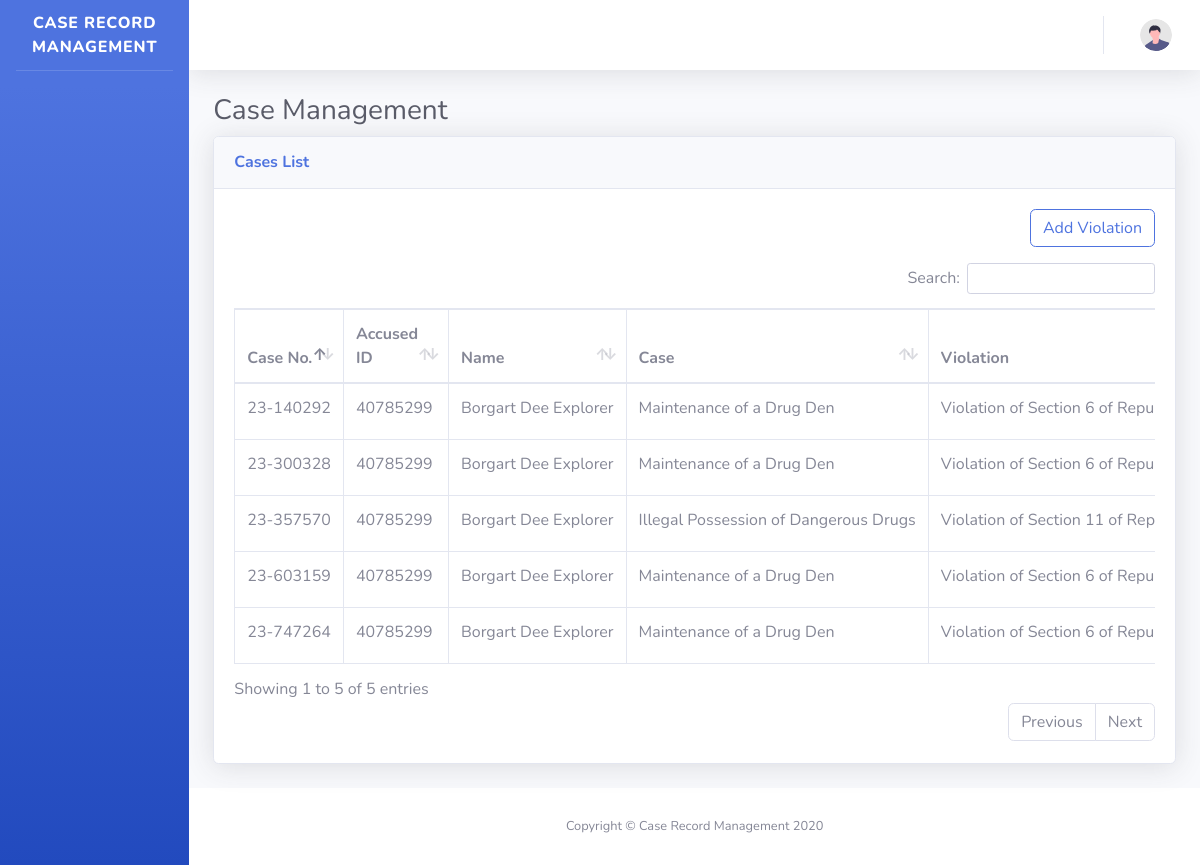
Page /managecases.php on the earlier database version.
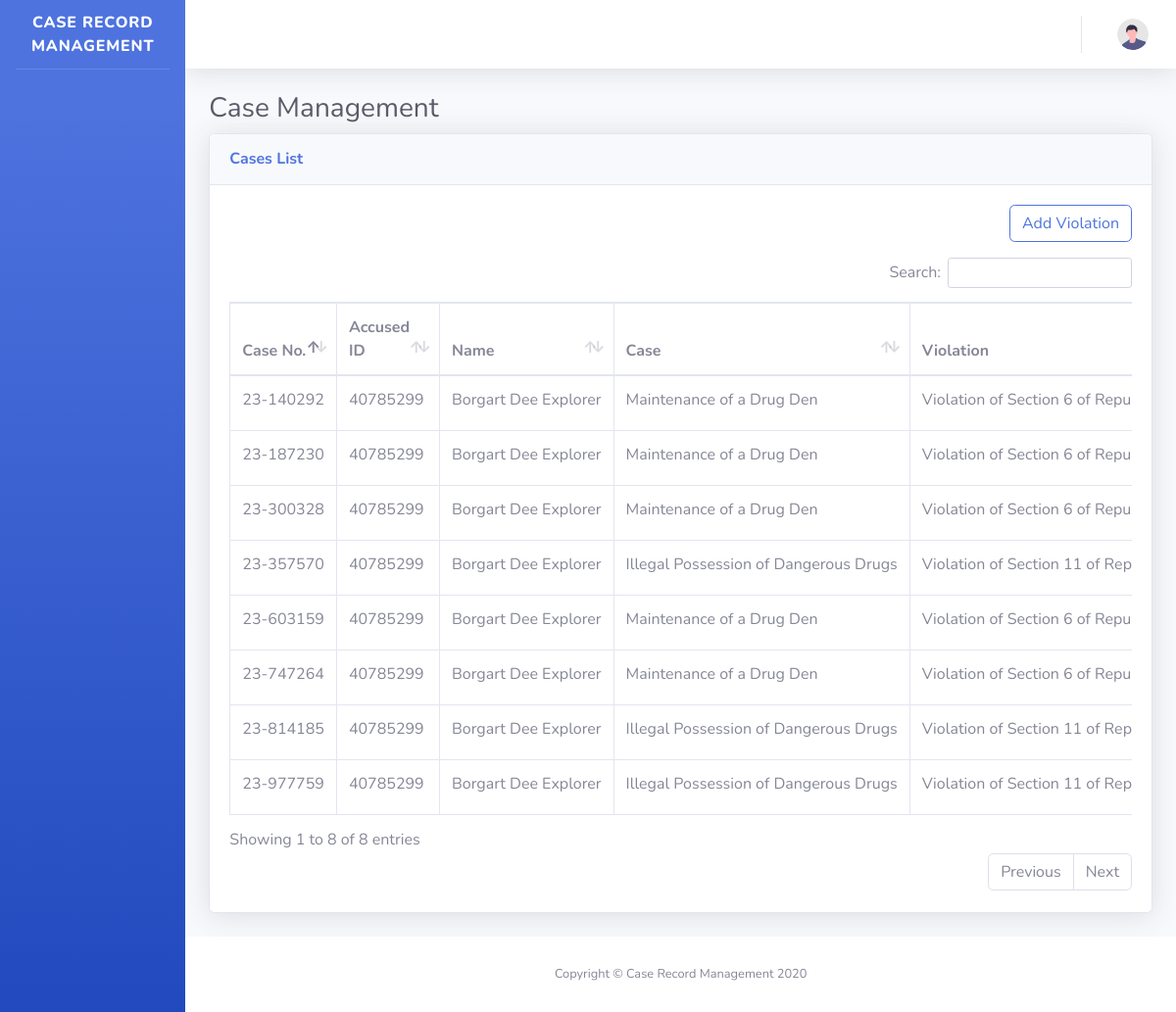
Same page on the later database version.
### tables this page shows
CREATE TABLE `cases` (
  `id` int NOT NULL AUTO_INCREMENT,
  `CaseNo` varchar(20) NOT NULL,
  `Title` varchar(255) DEFAULT NULL,
  `Description` text NOT NULL,
  `AuthorID` int NOT NULL,
  `AccusedID` int NOT NULL,
  `ViolationID` int NOT NULL,
  `FilingDate` date DEFAULT NULL,
  `Branch` varchar(100) DEFAULT NULL,
  `Status` enum('Filed','Under Investigation','On Trial','Closed','Convicted','Acquitted','Dismissed','Archived','Reopened') DEFAULT NULL,
  `Judge` varchar(100) DEFAULT NULL,
  `Prosecutor` varchar(100) DEFAULT NULL,
  `LeadInvestigator` varchar(100) DEFAULT NULL,
  `TrialDate` datetime DEFAULT NULL,
  `HearingDate` datetime DEFAULT NULL,
  `Verdict` text,
  `Sentence` text,
  `CreatedAt` timestamp NULL DEFAULT CURRENT_TIMESTAMP,
  `UpdatedAt` timestamp NULL DEFAULT CURRENT_TIMESTAMP ON UPDATE CURRENT_TIMESTAMP,
  PRIMARY KEY (`id`),
  KEY `cases_accused_idx` (`AccusedID`),
  KEY `cases_violations_idx` (`ViolationID`),
  KEY `cases_author_idx` (`AuthorID`)
);

CREATE TABLE `accused` (
  `id` int NOT NULL AUTO_INCREMENT,
  `AccusedID` varchar(255) NOT NULL,
  `FirstName` varchar(255) NOT NULL,
  `MiddleName` varchar(255) DEFAULT NULL,
  `LastName` varchar(255) NOT NULL,
  `Sex` varchar(255) NOT NULL,
  `DateOfBirth` date NOT NULL,
  `Contact` varchar(20) NOT NULL,
  `Email` varchar(255) NOT NULL,
  `Address` text NOT NULL,
  `PhotoURL` varchar(255) DEFAULT NULL,
  `NationalID` varchar(20) DEFAULT NULL,
  `Occupation` varchar(255) DEFAULT NULL,
  `Notes` text,
  PRIMARY KEY (`id`)
);

CREATE TABLE `violations` (
  `id` int NOT NULL AUTO_INCREMENT,
  `Classification` varchar(255) NOT NULL,
  `Case` varchar(255) NOT NULL,
  `Violation` varchar(255) NOT NULL,
  `Description` text,
  PRIMARY KEY (`id`)
);

### includes/conn.php (called while the page is built, shortened)
<?php
$website = "Case Record Management";
?>

### managecases.php (the view, shortened to what this page needs)
<?php
$page = "Case Management";
require_once "includes/session.php";
require_once "components/header.php";
?>
<body id="page-top">
    <div id="wrapper">
        <?php
        require_once "components/sidebar.php";
        ?>
        <div id="content-wrapper" class="d-flex flex-column">
            <div id="content">
                <?php
                require_once "components/topbar.php";
                ?>
                <div class="container-fluid">
                    <h1 class="h3 mb-2 text-gray-800">
                        <?= $page ?>
                    </h1>
                    <div class="card shadow mb-4">
                        <div class="card-header py-3">
                            <h6 class="m-0 font-weight-bold text-primary">Cases List</h6>
                        </div>
                        <div class="card-body">
                            <p class="text-right">
                                <button class="btn btn-outline-primary" type="button" data-toggle="collapse"
                                    data-target="#collapseAddCase" aria-expanded="false"
                                    aria-controls="collapseAddCase">
                                    Add Violation
                                </button>
                            </p>
                            <div class="table-responsive">
                                <table class="table table-bordered" id="dataTable" width="100%" cellspacing="0">
                                    <thead>
                                        <tr>
                                            <th>Case No.</th>
                                            <th>Accused ID</th>
                                            <th>Name</th>
                                            <th>Case</th>
                                            <th>Violation</th>
                                        </tr>
                                    </thead>
                                    <tbody>
                                        <?php
                                        $query = "SELECT
                                            c.id,
                                            c.`CaseNo`,
                                            a.`AccusedID`,
                                            CONCAT(a.`FirstName` , ' ' , a.`LastName`) as Name,
                                            v.`Case`,
                                            v.`Violation`,
                                            c.`Status`
                                        FROM cases c
                                            LEFT JOIN users u ON c.`AuthorID` = c.id
                                            LEFT JOIN accused a ON c.`AccusedID` = a.id
                                            LEFT JOIN violations v ON c.`ViolationID` = v.id";
                                        $result = $conn->execute_query($query, []);
                                        while ($row = $result->fetch_object()) {
                                            ?>
                                            <tr>
                                                <td class="text-center text-nowrap">
                                                    <?= $row->CaseNo ?>
                                                </td>
                                                <td class="text-nowrap">
                                                    <?= $row->AccusedID ?>
                                                </td>
                                                <td class="text-nowrap">
                                                    <?= $row->Name ?>
                                                </td>
                                                <td class="text-nowrap">
                                                    <?= $row->Case ?>
                                                </td>
                                                <td class="text-nowrap">
                                                    <?= $row->Violation ?>
                                                </td>
                                            </tr>
                                            <?php
                                        }
                                        ?>
                                    </tbody>
                                </table>
                            </div>
                        </div>
                    </div>
                </div>
            </div>
            <footer class="sticky-footer bg-white">
                <div class="container my-auto">
                    <div class="copyright text-center my-auto">
                        <span>Copyright &copy; <?= $website ?> 2020</span>
                    </div>
                </div>
            </footer>
        </div>
    </div>
</body>
</html>

### components/header.php (shortened to what this page needs)
<!DOCTYPE html>
<html lang="en">
<head>
    <link href="vendor/fontawesome-free/css/all.min.css" rel="stylesheet" type="text/css">
    <link href="css/sb-admin-2.css" rel="stylesheet">
    <link href="vendor/datatables/dataTables.bootstrap4.min.css" rel="stylesheet">
    <link rel="stylesheet" href="https://printjs-4de6.kxcdn.com/print.min.css" />
</head>

### components/sidebar.php (shortened to what this page needs)
<ul class="navbar-nav bg-gradient-primary sidebar sidebar-dark accordion" id="accordionSidebar">
    <a class="sidebar-brand d-flex align-items-center justify-content-center" href="index.php">
        <div class="sidebar-brand-text mx-3">
            <?= $website ?>
        </div>
    </a>
    <hr class="sidebar-divider my-0">
</ul>

### components/topbar.php (shortened to what this page needs)
<nav class="navbar navbar-expand navbar-light bg-white topbar mb-4 static-top shadow">
    <ul class="navbar-nav ml-auto">
        <li class="nav-item dropdown no-arrow">
            <a class="nav-link dropdown-toggle" href="#" id="userDropdown" role="button" data-toggle="dropdown" aria-haspopup="true" aria-expanded="false">
                <img class="img-profile rounded-circle" src="img/undraw_profile.svg">
            </a>
        </li>
    </ul>
</nav>

Differences in the rows shown:
added cases: CaseNo "23-814185", AccusedID.AccusedID "40785299", Name "Borgart Dee Explorer", ViolationID.Case "Illegal Possession of Dangerous Drugs", ViolationID.Violation "Violation of Section 11 of…"
added cases: CaseNo "23-977759", AccusedID.AccusedID "40785299", Name "Borgart Dee Explorer", ViolationID.Case "Illegal Possession of Dangerous Drugs", ViolationID.Violation "Violation of Section 11 of…"
added cases: CaseNo "23-187230", AccusedID.AccusedID "40785299", Name "Borgart Dee Explorer", ViolationID.Case "Maintenance of a Drug Den", ViolationID.Violation "Violation of Section 6 of…"
Other differences:
text written by a page script: "Search: Showing 1 to 5 of 5 entries Previous Next" → "Search: Showing 1 to 8 of 8 entries Previous Next"
